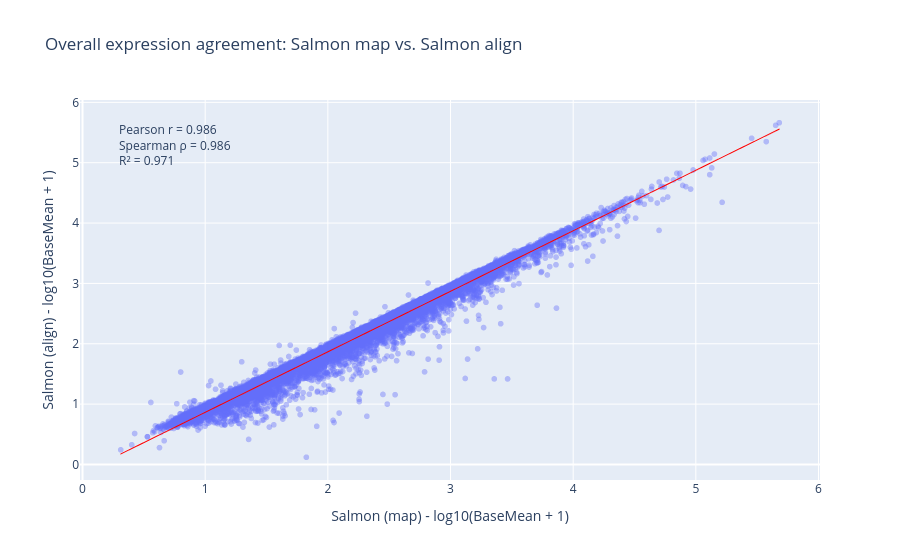

The cell this chart's notebook holds for it:
### Markdown cell above
Salmon map vs. STAR + Salmon align

### Code cell
x = merged_bm["log10_baseMean_Salmon_map"]
y = merged_bm["log10_baseMean_Salmon_align"]

pearson_r, _ = pearsonr(x, y)
spearman_r, _ = spearmanr(x, y)
r2 = pearson_r ** 2

fig = px.scatter(
    merged_bm,
    x="log10_baseMean_Salmon_map",
    y="log10_baseMean_Salmon_align",
    opacity=0.4,
    trendline="ols",
    hover_name="transcript_id",
    labels={
        "log10_baseMean_Salmon_map": "Salmon (map) - log10(BaseMean + 1)",
        "log10_baseMean_Salmon_align": "Salmon (align) - log10(BaseMean + 1)"
    },
    title="Overall expression agreement: Salmon map vs. Salmon align"
)

fig.add_annotation(
    x=0.05,
    y=0.95,
    xref="paper",
    yref="paper",
    showarrow=False,
    align="left",
    text=(
        f"Pearson r = {pearson_r:.3f}<br>"
        f"Spearman ρ = {spearman_r:.3f}<br>"
        f"R² = {r2:.3f}"
    )
)

fig.update_traces(
    line=dict(color="red", width=1),
    selector=dict(mode="lines")
)

fig.show()

print("Salmon map vs Salmon align")
print(f"  Pearson r  = {pearson_r:.3f}")
print(f"  Spearman ρ = {spearman_r:.3f}")
print(f"  R²         = {r2:.3f}\n")

### Figure 1 — Plotly figure (JSON) as saved in the notebook; plotly's stock layout.template omitted (floating-point values rounded to 4 significant figures; data arrays with more than 128 entries replaced by an {"elided": "..."} marker saying what was removed)
{"data": [{"hovertemplate": "<b>%{hovertext}</b><br><br>Salmon (map) - log10(BaseMean + 1)=%{x}<br>Salmon (align) - log10(BaseMean + 1)=%{y}<extra></extra>", "hovertext": {"elided": "12068 str values"}, "legendgroup": "", "marker": {"color": "#636efa", "opacity": 0.4, "symbol": "circle"}, "mode": "markers", "name": "", "showlegend": false, "type": "scattergl", "x": {"elided": "12068 float values"}, "xaxis": "x", "y": {"elided": "12068 float values"}, "yaxis": "y"}, {"hovertemplate": "<b>OLS trendline</b><br>log10_baseMean_Salmon_align = 1.00274 * log10_baseMean_Salmon_map + -0.138912<br>R<sup>2</sup>=0.971442<br><br>Salmon (map) - log10(BaseMean + 1)=%{x}<br>Salmon (align) - log10(BaseMean + 1)=%{y} <b>(trend)</b><extra></extra>", "legendgroup": "", "line": {"color": "red", "width": 1}, "marker": {"color": "#636efa", "symbol": "circle"}, "mode": "lines", "name": "", "showlegend": false, "type": "scattergl", "x": {"elided": "12068 float values"}, "xaxis": "x", "y": {"elided": "12068 float values"}, "yaxis": "y"}], "layout": {"annotations": [{"align": "left", "showarrow": false, "text": "Pearson r = 0.986<br>Spearman ρ = 0.986<br>R² = 0.971", "x": 0.05, "xref": "paper", "y": 0.95, "yref": "paper"}], "legend": {"tracegroupgap": 0}, "title": {"text": "Overall expression agreement: Salmon map vs. Salmon align"}, "xaxis": {"anchor": "y", "domain": [0, 1], "title": {"text": "Salmon (map) - log10(BaseMean + 1)"}}, "yaxis": {"anchor": "x", "domain": [0, 1], "title": {"text": "Salmon (align) - log10(BaseMean + 1)"}}}}
